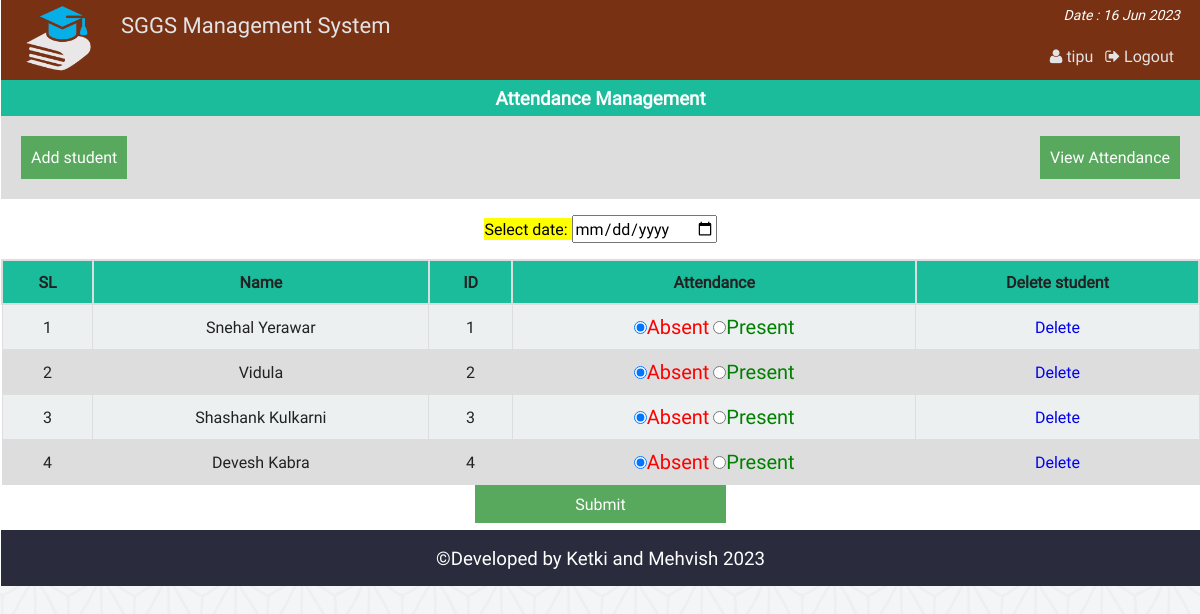
Screenshot of /class_att.php (signed in) with the database file from the repository.
### tables this page shows
CREATE TABLE `at_student` (
  `id` int(11) NOT NULL,
  `name` varchar(40) NOT NULL,
  `st_id` int(11) NOT NULL
);

### php/functions.php (called while the page is built, shortened)
<?php
class login_registration_class{
	public function attn_student(){
		global $conn;
		$sql = "select * from at_student";
		$result = $conn->query($sql);
		return $result;
	}
};
?>

### class_att.php (the view, shortened to what this page needs)
<?php
	require "php/config.php";
	require_once "php/functions.php";
	$user = new login_registration_class();
?>
<?php
include "php/headertop_admin.php";
?>
<div class="all_student fix">
		<h3 style="text-align:center;color:#fff;margin:0;padding:5px;background:#1abc9c">Attendance Management</h3>
		<div  class="fix" style="background:#ddd;padding:20px;">
			<span style="float:left;"><a style="color:#fff;" href="att_add.php"><button style="background:#58A85D;border:none;color:#fff;padding:10px;">Add student</button></a></span>
			<span style="float:right;"><a style="color:#fff;" href="att_view.php"> <button style="background:#58A85D;border:none;color:#fff;padding:10px;">View Attendance</button></a></span>
		</div>
	<form action="" method="post">
		<p style="text-align:center;color:#34495e;">
			<mark>Select date: <input type="date" name="attndate" required/></mark>
		</p>
		<table class="tab_one" style="text-align:center;">
			<tr>
				<th style="text-align:center;">SL</th>
				<th style="text-align:center;">Name</th>
				<th style="text-align:center;">ID</th>
				<th style="text-align:center;">Attendance</th>
				<th style="text-align:center;">Delete student</th>
			</tr>
			<?php
			$i=0;
				$alluser = $user->attn_student();
				while($rows = $alluser->fetch_assoc()){
				$i++;
		?>
			<tr>
				<td><?php echo $i;?></td>
				<td><?php echo $rows['name'];?></td>
				<td><?php echo $rows['st_id'];?></td>
				<td>
					<label style="color:red;font-size:20px"><input type="radio" name="attn[<?php echo $rows['st_id'];?>]" value="absent" checked/>Absent</label>
					<label style="color:green;font-size:20px"> <input type="radio" name="attn[<?php echo $rows['st_id'];?>]" value="present" />Present</label>
				</td>
				<td><a href="att_del.php?dl=<?php echo $rows['id']; ?>">Delete</a></td>
			</tr>
			<?php } ?>
		</table>
		<center>
		<span><input style="<text-align:right></text-align:right>;background:#58A85D;border:none;color:#fff;padding:8px 100px;" type="submit" name="submit" value="Submit" /></span> <br>
		</center>
	</form>
</div>
<?php include "php/footerbottom.php";?>

### css/main.css (style rules this page uses)
html { color: #222; font-size: 1em; line-height: 1.4; }
a { text-decoration:none; }
.fix { overflow:hidden; }
body { font-family:roboto !important; background:url(../img/ptrn.png) repeat fixed; }
.st_reg th, td { padding: 8px; }
table.tab_one { width:100%; }
table.tab_one th { background:#1abc9c; padding:10px; font-weight:bold; text-align:left; }
table.tab_one td { border:1px solid #ddd; padding:8px; }
table.tab_one td a { text-decoration:none; }
table.tab_one tr:nth-child(odd) { background:#ddd; }
table.tab_one tr:nth-child(even) { background:#ecf0f1; }
.all_student { min-height:450px; }
table.att_tab tr,td,th { border:2px solid #ddd; border-collapse:collapse; padding:8px; }

### rows the page displays
at_student: name "Snehal Yerawar", st "1"
at_student: name "Vidula", st "2"
at_student: name "Shashank Kulkarni", st "3"
at_student: name "Devesh Kabra", st "4"

### other values shown
$admin_name "tipu"
